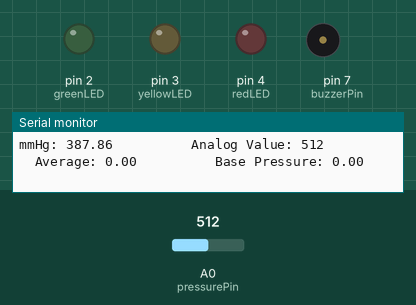
This sketch was run on a simulated Arduino Uno, built with avr-gcc and run on an emulated ATmega328P. On the bench: output pins drawn as LEDs (lit = HIGH), buzzer (waves = sounding), the last lines printed to the serial monitor. Inputs (shaded band) come from the test bench; at power-on: A0 (pressurePin) = 512. Pins used as bus, display or sensor lines are not drawn.

Above: at 1.2 s.
1.3 s: A0 (pressurePin) set to 879
2.8 s: A0 (pressurePin) set to 898
At 3.4 s:
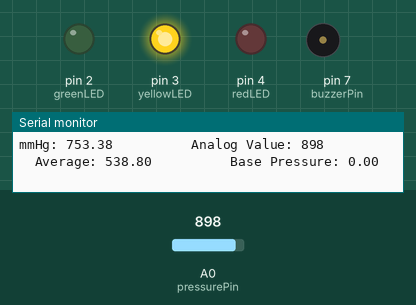
At 4.0 s:
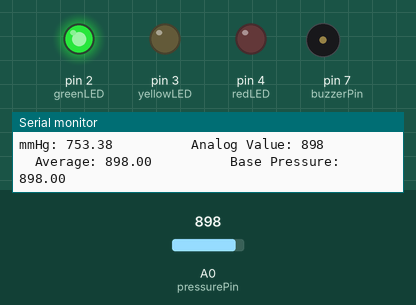
5.2 s: A0 (pressurePin) set to 716
At 6.7 s:
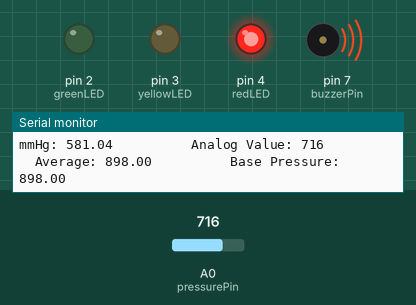
Timing chart, 0 to 8.2 s (numbered marks = the images above; inputs shaded):
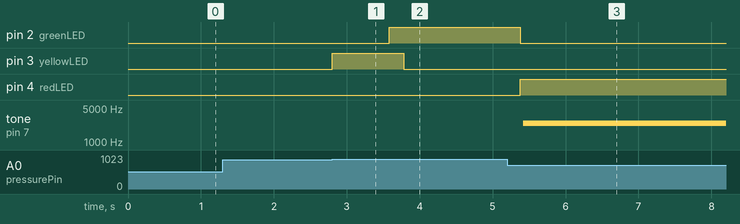

Measured:
- the behaviour switches between 897 and 898 on A0 (pressurePin) (found by bisection; images 0 and 1)
- after the input at 2.8 s, pin 2 (greenLED): LOW → HIGH after 0.78 s; pin 3 (yellowLED): LOW → HIGH at once, → LOW 0.98 s later
- after the input at 5.2 s, pin 2 (greenLED): HIGH → LOW after 0.18 s; pin 4 (redLED): LOW → HIGH after 0.18 s; tone on pin 7 (buzzerPin): silent → 2436 Hz after 0.22 s

The sketch:

ArduinoPressureReading.ino
```cpp
int redLED = 4; // LED pin for pressure warning
int greenLED = 2; // LED pin for start use
int yellowLED = 3; // LED pin for initialization
int buzzerPin = 7; // Buzzer pin
int pressurePin = A0; // Pin to take pressure reading
int pressureValue; // Pressure value in analog units
float pressureInmmHg; // Pressure value in mmHg
float desiredVoltage = (((760*4/15/51.7149326)+.5)*1024/5); // Desired analog read value (assuming 17mmHg)
float basePressure; // Pressure that will be used as base (intraocular pressure)
long delayValue = 1000000/2500/2; // Delay for buzzer

// Required variables for running average
const int numReadings = 10;
float total = 0;
float average;

// Test variables
int averageCounter = 0;
int canBuzz = 0;
boolean turnOnLED = false;

void setup(){

 pinMode(yellowLED, OUTPUT);

 pinMode(redLED, OUTPUT);

 pinMode(greenLED, OUTPUT);

 pinMode(buzzerPin, OUTPUT);

 Serial.begin(9600);
}

void loop(){

  if (canBuzz == 1){
     for(long i = 0; i < 1250; i++)
     {
      digitalWrite(buzzerPin,HIGH); // write the buzzer pin high to push out the diaphram
      delayMicroseconds(delayValue); // wait for the calculated delay value
      digitalWrite(buzzerPin,LOW); // write the buzzer pin low to pull back the diaphram
      delayMicroseconds(delayValue); // wait againf or the calculated delay value
     }
   }

  else {
     pressureValue = analogRead(pressurePin);
     pressureInmmHg = (((float)pressureValue * 5 / 1024) - .5) * 15 / 4 * 51.7149326;

     // Turn on LED if at desiredVoltage +/- 5
     if (pressureValue > desiredVoltage - 5 && pressureValue < desiredVoltage + 5)
     {
         // Set variable to allow LED lighting
         if( averageCounter == 0){
           averageCounter = 1;
         }

         // Turn on green LED when user has reached desiredVoltage
         if (averageCounter >= 0 && averageCounter <= 10){
           turnOnLED = true;
         }
         else {
           turnOnLED = false;
         }

     }

     else {
       turnOnLED = false;
     }

     if (turnOnLED == true)
     {
      digitalWrite(yellowLED, HIGH);
     }
     else {
      digitalWrite(yellowLED, LOW);
     }

    if (averageCounter >= 1 && averageCounter <= 10)
    {
      total += pressureValue;
      average = (float)total / (float)numReadings;

      if (averageCounter == 10){
         basePressure = average;
      }

      averageCounter += 1;
    }

    if (averageCounter >= 10) {
      digitalWrite(greenLED, HIGH);
    }
    else{
      digitalWrite(greenLED, LOW);
    }

     Serial.print("mmHg: ");
     Serial.print(pressureInmmHg);
     Serial.print("          Analog Value: ");
     Serial.print(pressureValue);
     Serial.print("          Average: ");
     Serial.print(average);
     Serial.print("          Base Pressure: ");
     Serial.print(basePressure);
     Serial.print("\n");

     // If pressure gets too low
     if(pressureValue < basePressure - 20){
      digitalWrite(redLED, HIGH);
      digitalWrite(greenLED, LOW);
      canBuzz = 1;
     }

     else {
      digitalWrite(redLED, LOW);
      digitalWrite(buzzerPin, LOW);
     }
  }
}
```
